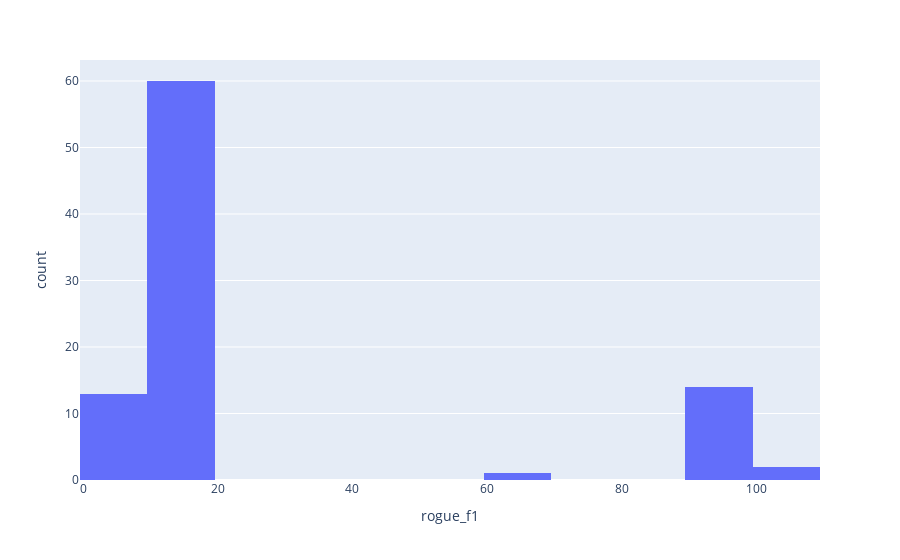

Here is the notebook cell this chart was saved with:
### Code cell
px.histogram(out_df.to_pandas(), x="rogue_f1", nbins=20)

### Figure 1 — Plotly figure (JSON) as saved in the notebook; plotly's stock layout.template omitted (floating-point values rounded to 4 significant figures)
{"data": [{"alignmentgroup": "True", "bingroup": "x", "hovertemplate": "rogue_f1=%{x}<br>count=%{y}<extra></extra>", "legendgroup": "", "marker": {"color": "#636efa", "pattern": {"shape": ""}}, "name": "", "nbinsx": 20, "offsetgroup": "", "orientation": "v", "showlegend": false, "type": "histogram", "x": [14, 14, 12, 16, 0, 8, 0, 0, 8, 4, 97, 17, 97, 17, 15, 12, 97, 12, 15, 11, 16, 17, 12, 100, 99, 17, 99, 11, 17, 99, 14, 19, 0, 15, 0, 66, 0, 10, 18, 0, 15, 11, 12, 12, 12, 17, 17, 17, 100, 99, 12, 11, 12, 96, 12, 16, 12, 15, 99, 17, 19, 0, 0, 0, 15, 16, 11, 14, 11, 18, 15, 17, 17, 12, 99, 11, 11, 15, 11, 99, 12, 11, 17, 17, 99, 12, 11, 99, 99, 17], "xaxis": "x", "yaxis": "y"}], "layout": {"barmode": "relative", "legend": {"tracegroupgap": 0}, "margin": {"t": 60}, "xaxis": {"anchor": "y", "domain": [0, 1], "title": {"text": "rogue_f1"}}, "yaxis": {"anchor": "x", "domain": [0, 1], "title": {"text": "count"}}}}
